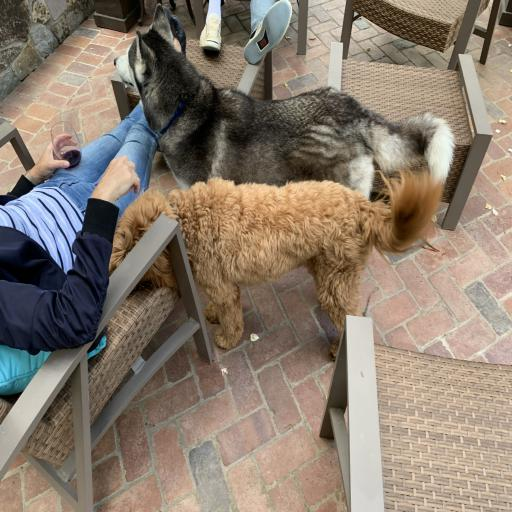
#> input picture skyAI/test/10.jpg, 512 x 512 px
$ jupyter execute --allow-errors modelDeploy.ipynb   (shell and % lines are left out)
#> lines starting #> are read from the running program, lines starting #| are printed output that depends on the picture
## Deploy model to Azure Container Instance (ACI)

### Setup environment

[cell 1]
import numpy as np
import matplotlib.pyplot as plt

import azureml.core

# display the core SDK version number
print("Azure ML SDK Version: ", azureml.core.VERSION)

### Register the model

[cell 2]
import azureml.core
from azureml.core import Workspace
from azureml.core.model import Model

#> (the rest of this cell did not finish here and is left out)

### Retrieve the model

[cell 3]
from azureml.core import Workspace
from azureml.core.model import Model
import os
#> (the rest of this cell did not finish here and is left out)

### If you are smart you would test your model here

### Create scoring scipt

### Create environment

[cell 4]
from azureml.core.conda_dependencies import CondaDependencies

#> (the rest of this cell did not finish here and is left out)

### Create config

[cell 5]
from azureml.core.webservice import AciWebservice

#> (the rest of this cell did not finish here and is left out)

### Deploy in ACI

[cell 6]
from azureml.core.webservice import Webservice
from azureml.core.image import ContainerImage

# configure the image
#> (the rest of this cell did not finish here and is left out)

#> (a cell that did not finish here is left out)

#> (a cell that did not finish here is left out)

### Test the deployment

[cell 9]
import json
import os
import matplotlib.pyplot as plt
import matplotlib.image as mpimg
import skimage.transform as trans

fig=plt.figure(figsize=(256, 256))

sample_images = mpimg.imread(os.path.join(os.getcwd(),"test/10.jpg"))
#> sample_images is the input picture: shape (512, 512, 3); mean R, G, B 137.5, 124.2, 110.4
fig.add_subplot(1, 3, 1)
plt.imshow(sample_images, vmin=0, vmax=1)


sample_images = trans.resize(sample_images,(256,256))
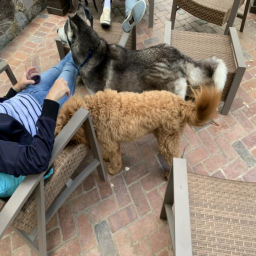
#> sample_images: shape (256, 256, 3) float64; mean R, G, B 0.539, 0.487, 0.433

demo_images = mpimg.imread(os.path.join(os.getcwd(), "test/10_mask.jpg"))
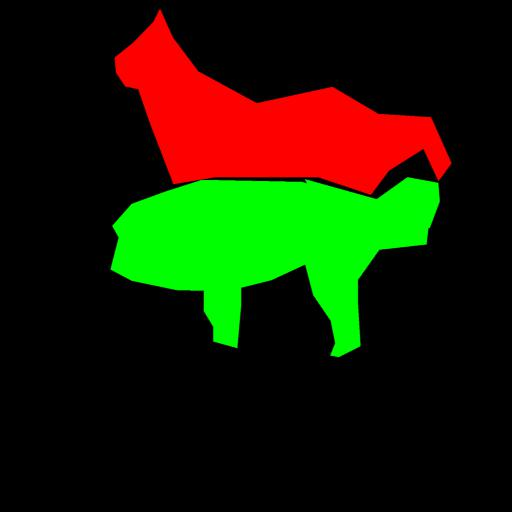
#> input picture skyAI/test/10_mask.jpg, 512 x 512 px
#> demo_images is the input picture: shape (512, 512, 3); mean R, G, B 26.2, 31.7, 0.7
fig.add_subplot(1, 3, 2)
plt.imshow(demo_images, vmin=0, vmax=1)

test_samples = json.dumps({"data": [sample_images.tolist()]})
test_samples = bytes(test_samples, encoding='utf8')


# predict using the deployed model
# service takes in an image of shape (1, 256,256,1) as a list in json
#> (the rest of this cell did not finish here and is left out)
